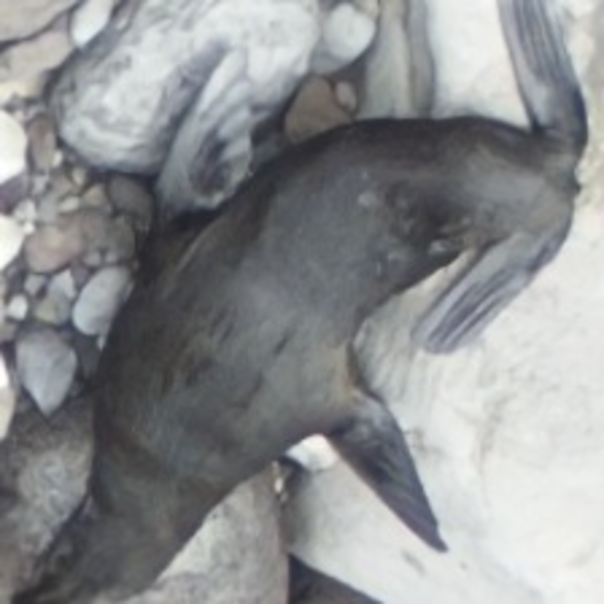
#> input picture templateImages/test0_enhanced.png, 604 x 604 px
$ python SIFT.py
#> lines starting #> are read from the running program, lines starting #| are printed output that depends on the picture
import numpy as np
import cv2 as cv
import cv2
from matplotlib import pyplot as plt
from sklearn.metrics import confusion_matrix, ConfusionMatrixDisplay, accuracy_score

# Local variables
PATH_TO_DATASET = 'dataSet/DJI_'
PATH_TO_OUTPUT = 'cropImages/'
PATH_TO_OUTPUT_2 = 'cropImages2/'

MIN_MATCH_COUNT = 10
img0 = cv.imread('templateImages/test0_enhanced.png', flags=cv.IMREAD_COLOR)
#> img0 is the input picture: shape (604, 604, 3); mean B, G, R 145.4, 143.8, 141.6
img1 = cv.imread('templateImages/test1_enhanced.jpg', flags=cv.IMREAD_COLOR)
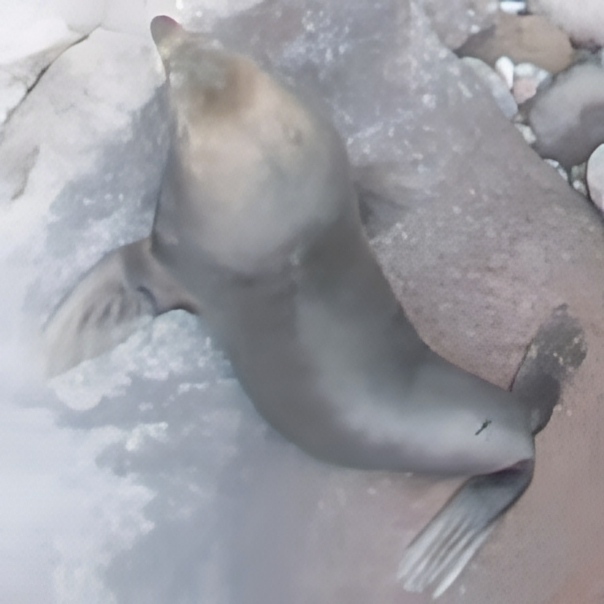
#> input picture templateImages/test1_enhanced.jpg, 604 x 604 px
#> img1 is the input picture: shape (604, 604, 3); mean B, G, R 162.8, 156.9, 156.9
img2 = cv.imread('templateImages/test2_enhanced.jpg', flags=cv.IMREAD_COLOR)
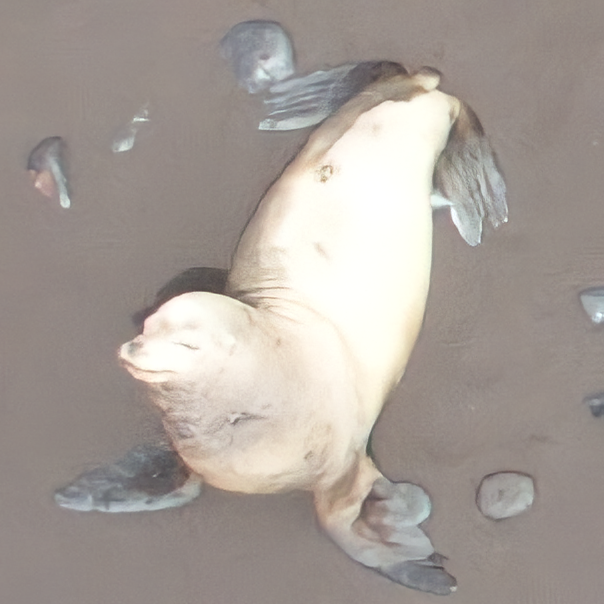
#> input picture templateImages/test2_enhanced.jpg, 604 x 604 px
#> img2 is the input picture: shape (604, 604, 3); mean B, G, R 152.2, 158.3, 166.8
img3 = cv.imread('templateImages/test3_enhanced.jpg', flags=cv.IMREAD_COLOR)
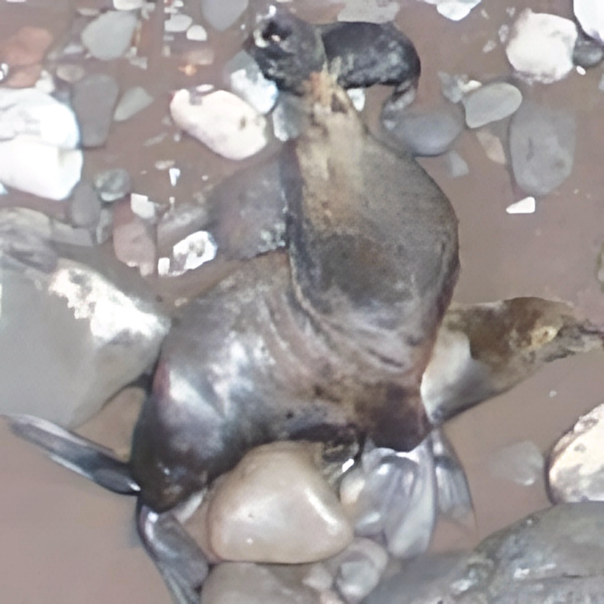
#> input picture templateImages/test3_enhanced.jpg, 604 x 604 px
#> img3 is the input picture: shape (604, 604, 3); mean B, G, R 149.6, 149.8, 155.7
img4 = cv.imread('templateImages/test4_enhanced.jpg', flags=cv.IMREAD_COLOR)
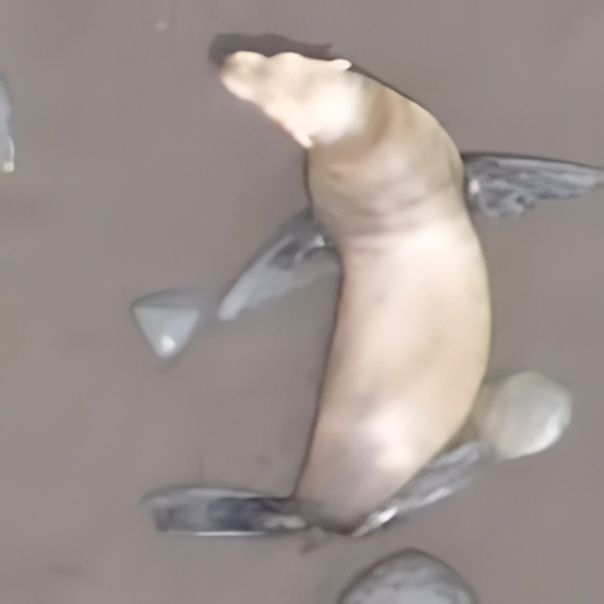
#> input picture templateImages/test4_enhanced.jpg, 604 x 604 px
#> img4 is the input picture: shape (604, 604, 3); mean B, G, R 143.2, 147.4, 157.7
img5 = cv.imread('templateImages/test5_enhanced.jpg', flags=cv.IMREAD_COLOR)
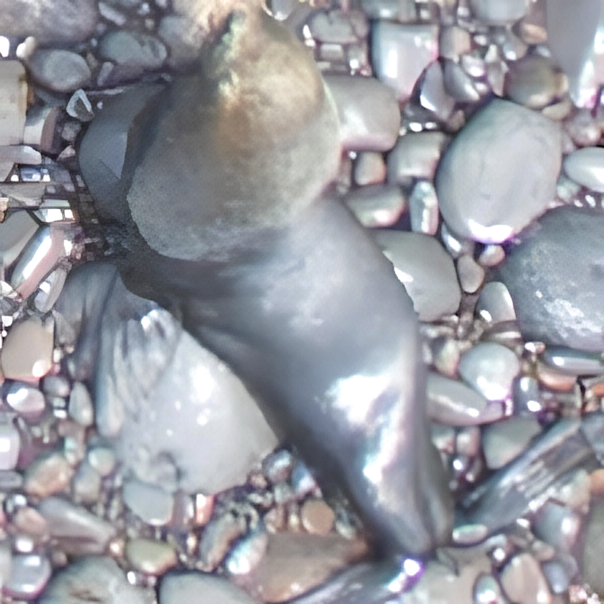
#> input picture templateImages/test5_enhanced.jpg, 604 x 604 px
#> img5 is the input picture: shape (604, 604, 3); mean B, G, R 160.6, 153.2, 151.9

# Image to compare
comparationImage = cv2.imread(PATH_TO_OUTPUT+'image16/fragment26.jpg', flags=cv2.IMREAD_COLOR)

# Concatenate the images
newIm = np.concatenate((img0, img1), axis=0)
newIm2 = np.concatenate((img2, img3), axis=0)
newIm3 = np.concatenate((img4, img5), axis=0)
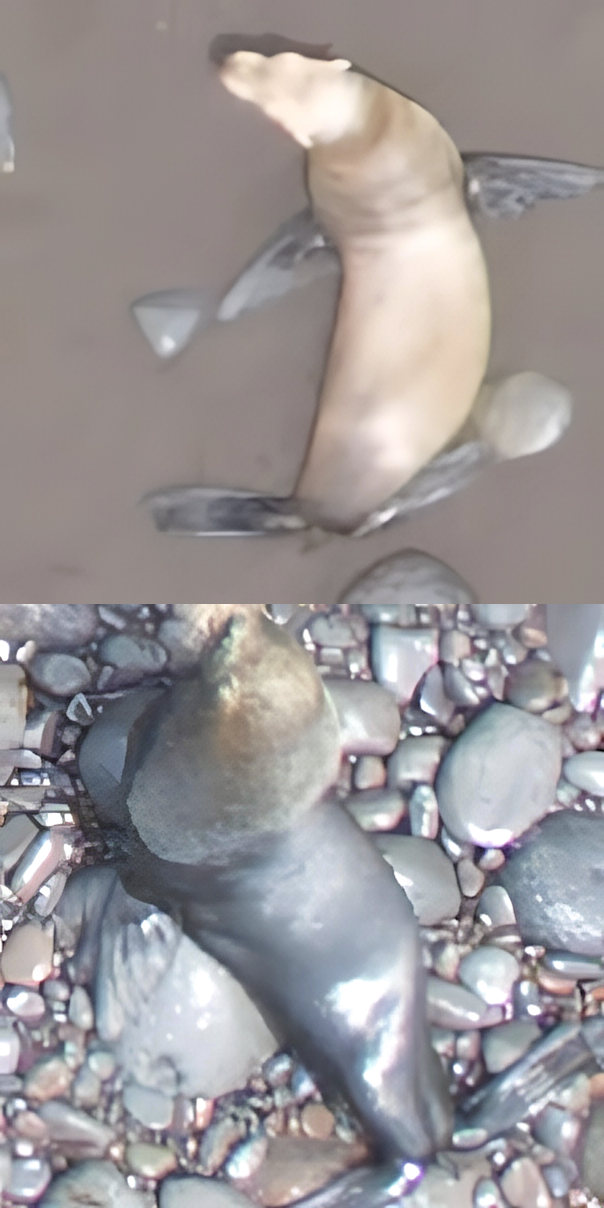
#> newIm3: shape (1208, 604, 3); mean B, G, R 151.9, 150.3, 154.8
finalImage = np.concatenate((newIm, newIm2, newIm3), axis=1)
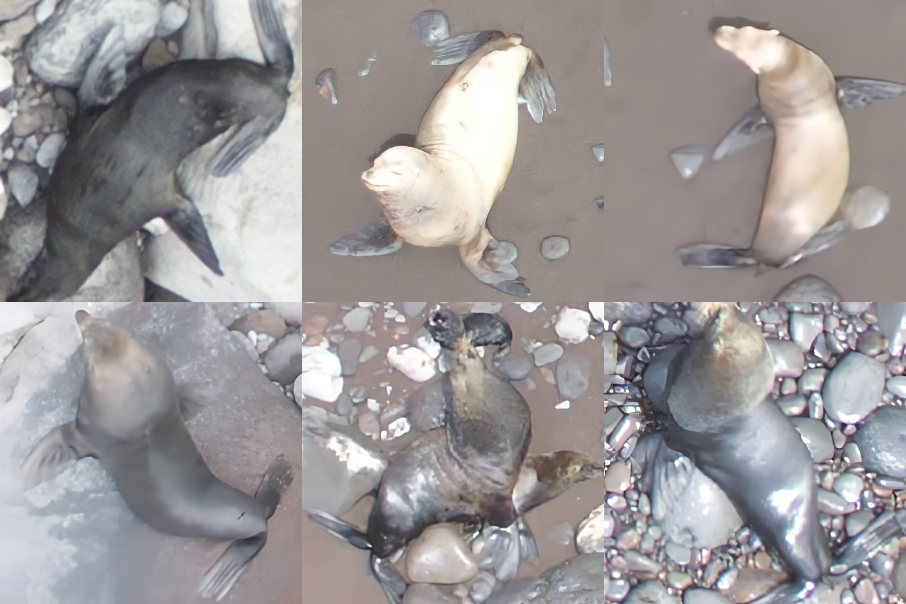
#> finalImage: shape (1208, 1812, 3) (shown at 1/2 size); mean B, G, R 152.3, 151.6, 155.1


# Sharpening
kernel = np.array([[0, -1, 0], [-1, 5, -1], [0, -1, 0]])
#> (the run stopped early here; a loop or call above may not have finished)
